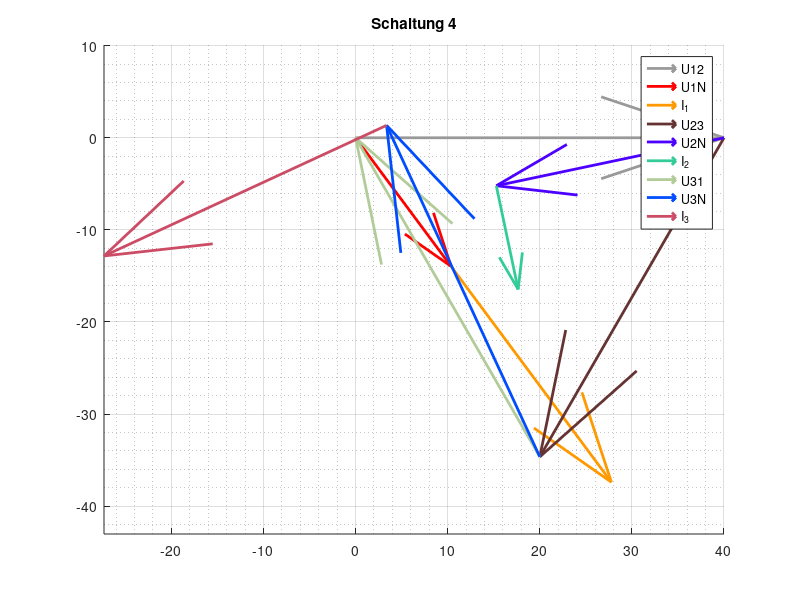

Write the MATLAB code that produced this figure.
% Eine graphische Darstellung f?r die ?bungsabgabe
% f?r ES2 an der Beuth Hochschule 

% Constants
R1 = 75;        R2 = 100;       R3 = 150;       % Ohm
C = 30e-6;                                      %(Micro)Farrad
f = 50;                                         % Hz
w = 2*pi*f;                                     %

%====================
% GEMESSEN WAREN:
%UY = 40;                                        % Quellspannung in V
UY = 40.0;                                     %
UMN = 13.8;

U12 = UY * exp(j*0*pi/180);                     % Leiterspannungen
U23 = UY * exp(j*-120*pi/180);                  %
U31 = UY * exp(j*120*pi/180);                   %

%U1N = U12/(sqrt(3)*exp(j*(30*pi/180)));         % berechnet :)
%U2N = U23/(sqrt(3)*exp(j*(30*pi/180)));         %
%U3N = U31/(sqrt(3)*exp(j*(30*pi/180)));         %

U1N = (27.9*exp(j*(-30*pi/180))) - UMN;               % gemessen
U2N = (12.1*exp(j*(-154.5*pi/180))) - UMN;               %
U3N = (36.1*exp(j*(94.5*pi/180))) - UMN;

% SCHALTUNG 3

%Z_S2 = R2;          % komplexer Widerstand Schaltung 1

Z1N = R2;                     % Widerstand Strang 1, 2, 3
Z2N = 1/(j*w*C);
Z3N = 1/(j*w*C); 

%I_1 = U1N/Z1N,  I_2 = U2N/Z2N,  I_3 = U3N/Z3N   % Strangstr?me


I_1 = 292e-3*exp(j*(angle(U1N/Z1N))) ;
I_1b = abs (I_1)
I_2 = 115e-3*exp(j*(angle(U2N/Z2N))) ;
I_2b = abs (I_2)
I_3 = 338e-3*exp(j*(angle(U3N/Z3N))) ;
I_3b = abs (I_3)


% quiver U12, U23, U31
figure('Name', 'Schaltung 4'), title ('Schaltung 4')
grid on, grid minor, axis equal
hold on
%--------------------------------------->
% 1st Leiter
refStart=0; arrow1 = U12;
quiver(real(refStart),imag(refStart),real(arrow1),imag(arrow1), 'Color', [0.6 0.6 0.6] ,'DisplayName','U12', 'LineWidth', 2);

%Strangspannung U1N
Strang1 = U1N;
quiver(real(refStart),imag(refStart),real(Strang1),imag(Strang1), 'Color', [1 0 0] ,'DisplayName','U1N', 'LineWidth', 2);

%Strangstrom I_1
Strom1 = I_1*100;
quiver(real(refStart+Strang1),imag(refStart+Strang1),real(Strom1),imag(Strom1), 'Color', [1 0.6 0] ,'DisplayName','I_1', 'LineWidth', 2);

%--------------------------------------->
% 2nd Leiter
refStart=refStart+arrow1; arrow2 = U23;
quiver(real(refStart),imag(refStart),real(arrow2),imag(arrow2),'Color', [0.4 0.2 0.2] ,'DisplayName','U23', 'LineWidth', 2);

%Strangspannung U2N
Strang2 = U2N;
quiver(real(refStart),imag(refStart),real(Strang2),imag(Strang2), 'Color', [0.3 0 1] ,'DisplayName','U2N', 'LineWidth', 2);

%Strangstrom I_2
Strom2 = I_2*100;
quiver(real(refStart+Strang2),imag(refStart+Strang2),real(Strom2),imag(Strom2),'Color', [0.2 0.8 0.6] ,'DisplayName','I_2', 'LineWidth', 2);

%--------------------------------------->
% 3rd Leiter
refStart=refStart+arrow2; 
arrow3 = U31;
quiver(real(refStart),imag(refStart),real(arrow3),imag(arrow3),'Color', [0.7 0.8 0.6] ,'DisplayName','U31', 'LineWidth', 2);

%Strangspannung U3N
Strang3 = U3N;
quiver(real(refStart),imag(refStart),real(Strang3),imag(Strang3), 'Color', [0 0.3 1] ,'DisplayName','U3N', 'LineWidth', 2);

%Strangstrom I_3
Strom3 = I_3*100;
quiver(real(refStart+Strang3),imag(refStart+Strang3),real(Strom3),imag(Strom3), 'Color', [0.8 0.3 0.4] ,'DisplayName','I_3', 'LineWidth', 2);


% switch off the Quivergroup Property AutoScale for all arrows
hAutoScale=findobj('-property','AutoScale');
set(hAutoScale,'AutoScale','off')

legend show

hold off

%-----------------------------------------------------------------------------------------------------